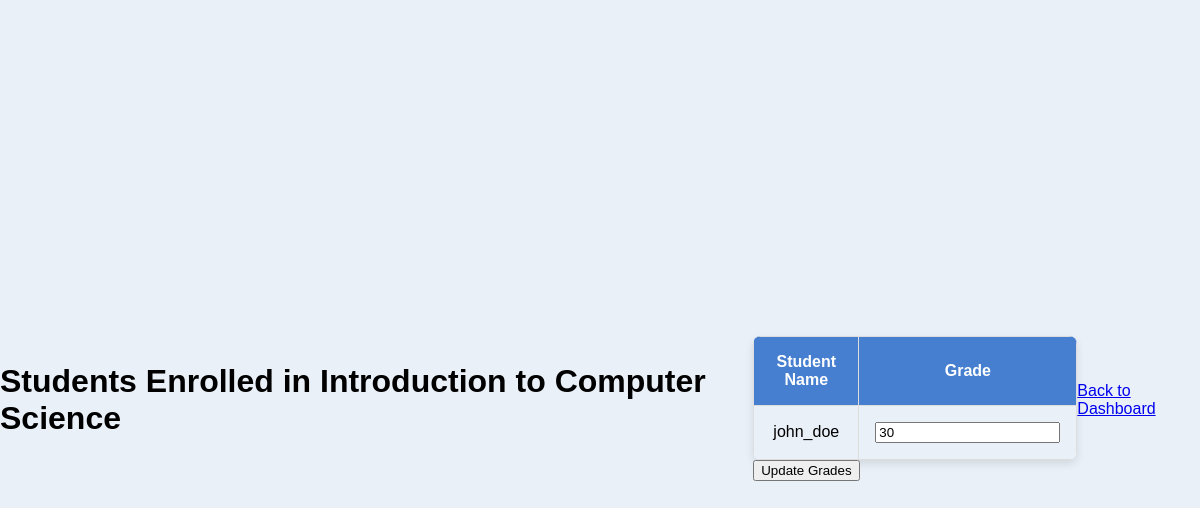
Page /teacher/course/1/students (signed in) on the earlier database version.
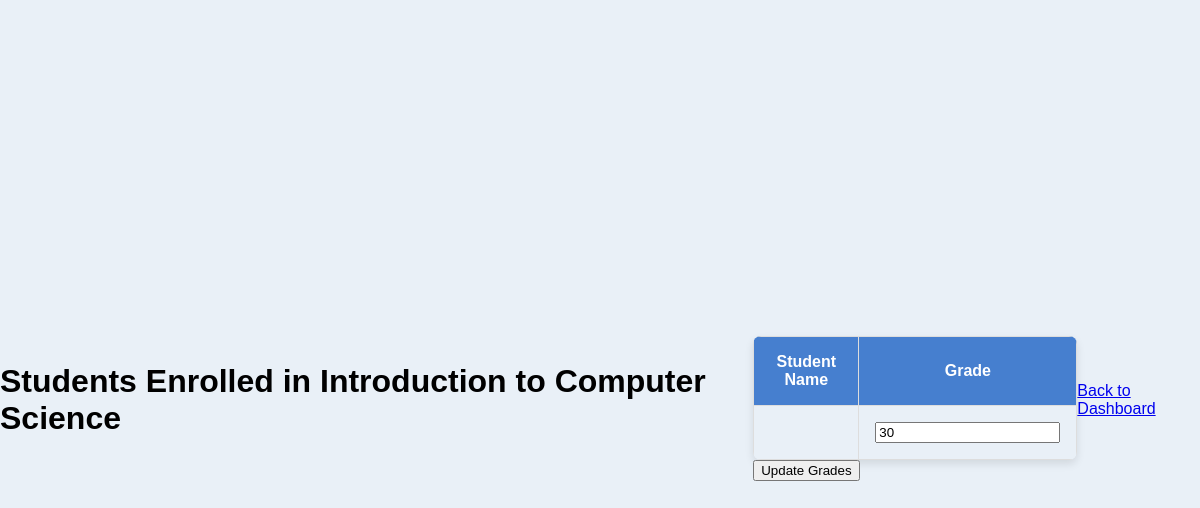
Same page on the later database version.
### app.py (models this page shows, shortened)
class Course(db.Model):
    id = db.Column(db.Integer, primary_key=True)
    course_code = db.Column(db.String(10))
    course_name = db.Column(db.String(100))
    capacity = db.Column(db.Integer)
    teacher_id = db.Column(db.Integer, db.ForeignKey('user.id'), nullable=True)
    teacher = db.relationship('User', backref='teaching_courses', foreign_keys=[teacher_id])
    time = db.Column(db.String(50))
    enrolled_count = db.Column(db.Integer, default=0)

class User(UserMixin, db.Model):
    id = db.Column(db.Integer, primary_key=True)
    username = db.Column(db.String(150))
    password = db.Column(db.String(150))
    role = db.Column(db.String(50))

class Enrollment(db.Model):
    id = db.Column(db.Integer, primary_key=True)
    course_id = db.Column(db.Integer, db.ForeignKey('course.id'))
    user_id = db.Column(db.Integer, db.ForeignKey('user.id'))
    grade = db.Column(db.String(5))
    user = db.relationship('User', backref='enrollments', lazy=True)
    course = db.relationship('Course', backref='enrollments', lazy=True)

### app.py (the view, shortened to what this page needs)
@app.route('/teacher/course/<int:course_id>/students', methods=['GET', 'POST'])
@login_required
def view_students(course_id):
    if current_user.role != 'teacher':
        flash("Access denied: Only teachers can view this page.", "danger")
        return redirect(url_for('login'))
    course = Course.query.filter_by(id=course_id, teacher_id=current_user.id).first()
    if not course:
        flash("You do not have permission to view students for this course.", "danger")
        return redirect(url_for('teacher_dashboard'))
    enrollments = Enrollment.query.filter_by(course_id=course.id).all()
    students = [(User.query.get(enrollment.user_id), enrollment) for enrollment in enrollments]
    return render_template('students_enrolled.html', course=course, students=students)

### app.py (called while the page is built)
@login_manager.user_loader
def load_user(user_id):
    return User.query.get(int(user_id))

### templates/students_enrolled.html (shortened to what this page needs)
<!DOCTYPE html>
<html lang="en">
<head>
    <link rel="stylesheet" href="/static/styles.css">
</head>
<body>
    <h1>Students Enrolled in {{ course.course_name }}</h1>
    <form method="POST">
        <table>
            <thead>
                <tr>
                    <th>Student Name</th>
                    <th>Grade</th>
                </tr>
            </thead>
            <tbody>
                {% for student, enrollment in students %}
                <tr>
                    <td>{{ student.username }}</td>
                    <td>
                        <input type="text" name="{{ enrollment.id }}" value="{{ enrollment.grade or '' }}">
                    </td>
                </tr>
                {% endfor %}
            </tbody>
        </table>
        <button type="submit">Update Grades</button>
    </form>
    <a href="{{ url_for('teacher_dashboard') }}">Back to Dashboard</a>
</body>
</html>

### static/styles.css (style rules this page uses)
body { font-family: Arial, sans-serif; background-color: #e9f0f7; margin: 0; display: flex; justify-content: center; align-items: center; min-height: 100vh; }
table { width: 100%; border-collapse: collapse; margin-top: 1rem; text-align: center; border-radius: 8px; overflow: hidden; box-shadow: 0px 4px 8px rgba(0, 0, 0, 0.1); }
th, td { border: 1px solid #ddd; padding: 1rem; }
th { background-color: #467fcf; color: #fff; font-weight: bold; }

Differences in the rows shown:
removed User: username "john_doe", grade "30"
now on this page (row unchanged): Enrollment: grade "30"
